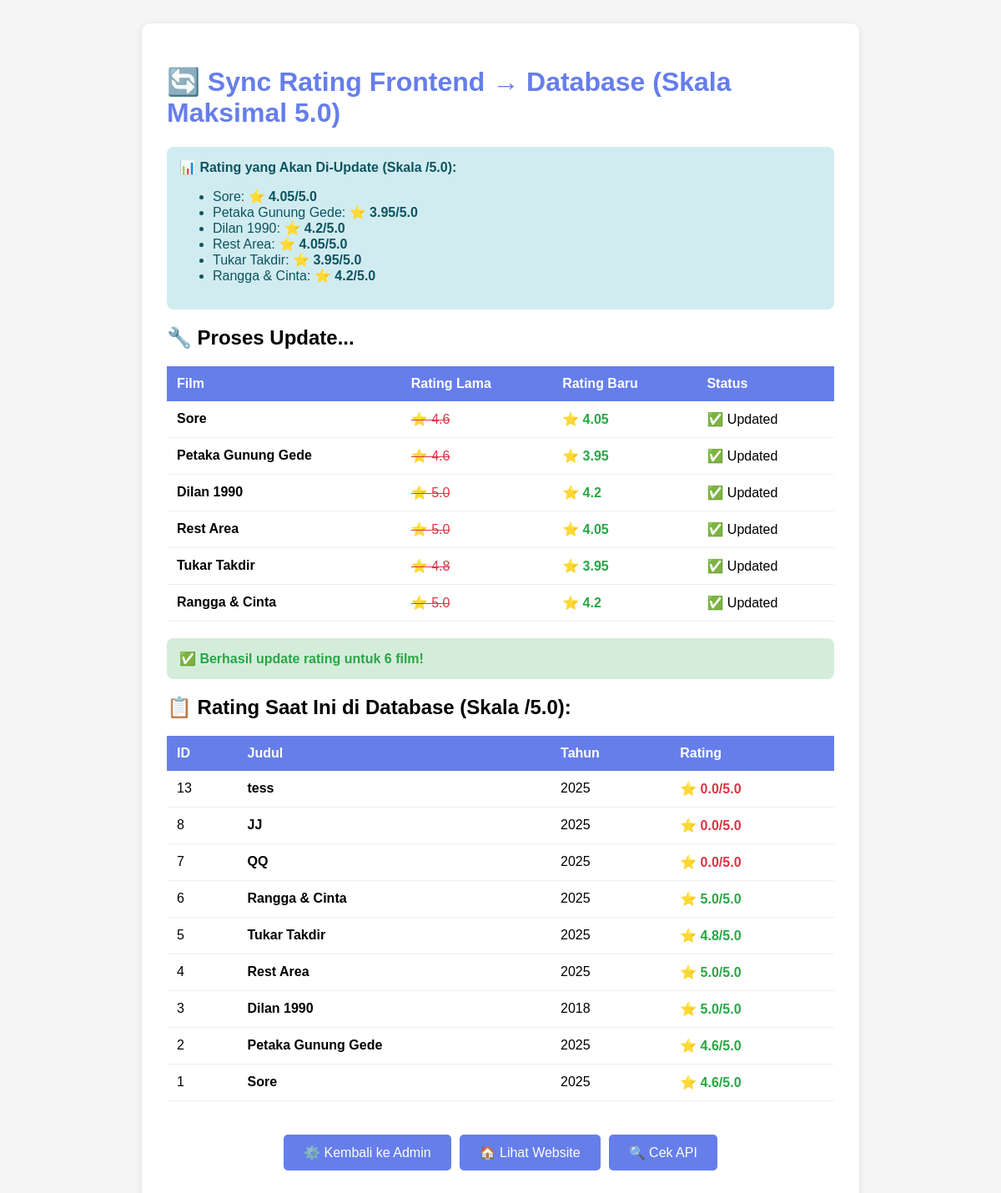
Screenshot of /sync_ratings.php with the database file from the repository.
### tables this page shows
CREATE TABLE `movies` (
  `id` int(11) NOT NULL,
  `title` varchar(200) NOT NULL,
  `original_title` varchar(200) DEFAULT NULL,
  `release_year` int(11) DEFAULT NULL,
  `duration` int(11) DEFAULT NULL COMMENT 'durasi dalam menit',
  `genre` varchar(100) DEFAULT NULL,
  `director` varchar(100) DEFAULT NULL,
  `cast` text DEFAULT NULL COMMENT 'JSON array atau comma separated',
  `synopsis` text DEFAULT NULL,
  `poster` varchar(255) DEFAULT NULL,
  `trailer_url` varchar(255) DEFAULT NULL,
  `average_rating` decimal(2,1) DEFAULT 0.0,
  `total_reviews` int(11) DEFAULT 0,
  `created_by` int(11) DEFAULT NULL,
  `created_at` timestamp NOT NULL DEFAULT current_timestamp(),
  `updated_at` timestamp NOT NULL DEFAULT current_timestamp() ON UPDATE current_timestamp()
);

### sync_ratings.php (the view, shortened to what this page needs)
<?php
$host = '127.0.0.1';
$dbname = 'movie_review_db';
$username = 'root';
$password = '';
try {
    $pdo = new PDO("mysql:host=$host;dbname=$dbname;charset=utf8mb4", $username, $password);
    $pdo->setAttribute(PDO::ATTR_ERRMODE, PDO::ERRMODE_EXCEPTION);
    echo "<div class='container'>";
    echo "<h1>🔄 Sync Rating Frontend → Database (Skala Maksimal 5.0)</h1>";
    $correctRatings = [
        'Sore' => 4.05,
        'Petaka Gunung Gede' => 3.95,
        'Dilan 1990' => 4.20,
        'Rest Area' => 4.05,
        'Tukar Takdir' => 3.95,
        'Rangga & Cinta' => 4.20
    ];
    echo "<div class='info'>";
    echo "<strong>📊 Rating yang Akan Di-Update (Skala /5.0):</strong><br>";
    echo "<ul>";
    foreach ($correctRatings as $title => $rating) {
        echo "<li>{$title}: <strong>⭐ {$rating}/5.0</strong></li>";
    }
    echo "</ul>";
    echo "</div>";
    $stmt = $pdo->prepare("UPDATE movies SET average_rating = :rating WHERE title = :title");
    echo "<h2>🔧 Proses Update...</h2>";
    echo "<table>";
    echo "<tr><th>Film</th><th>Rating Lama</th><th>Rating Baru</th><th>Status</th></tr>";
    $updated = 0;
    foreach ($correctRatings as $title => $rating) {
        $getStmt = $pdo->prepare("SELECT average_rating FROM movies WHERE title = :title");
        $getStmt->execute([':title' => $title]);
        $oldRating = $getStmt->fetchColumn();
        $stmt->execute([
            ':rating' => $rating,
            ':title' => $title
        ]);
        if ($stmt->rowCount() > 0) {
            echo "<tr>";
            echo "<td><strong>{$title}</strong></td>";
            echo "<td><span class='rating-old'>⭐ " . ($oldRating ?: '0.0') . "</span></td>";
            echo "<td><span class='rating-new'>⭐ {$rating}</span></td>";
            echo "<td>✅ Updated</td>";
            echo "</tr>";
            $updated++;
        }
    }
    echo "</table>";
    echo "<div class='success'>";
    echo "✅ Berhasil update rating untuk <strong>{$updated} film</strong>!";
    echo "</div>";
    echo "<h2>📋 Rating Saat Ini di Database (Skala /5.0):</h2>";
    $result = $pdo->query("SELECT id, title, release_year, average_rating FROM movies ORDER BY id DESC");
    $movies = $result->fetchAll();
    echo "<table>";
    echo "<tr><th>ID</th><th>Judul</th><th>Tahun</th><th>Rating</th></tr>";
    foreach ($movies as $movie) {
        $ratingColor = ($movie['average_rating'] >= 4.0) ? '#28a745' : (($movie['average_rating'] >= 3.5) ? '#ffc107' : '#dc3545');
        echo "<tr>";
        echo "<td>{$movie['id']}</td>";
        echo "<td><strong>{$movie['title']}</strong></td>";
        echo "<td>{$movie['release_year']}</td>";
        echo "<td style='color:{$ratingColor}; font-weight:bold;'>⭐ {$movie['average_rating']}/5.0</td>";
        echo "</tr>";
    }
    echo "</table>";
    echo "<div style='margin-top: 30px; text-align: center;'>";
    echo "<a href='admin.php' class='btn'>⚙️ Kembali ke Admin</a>";
    echo "<a href='index.html' class='btn'>🏠 Lihat Website</a>";
    echo "<a href='get_movies.php' class='btn' target='_blank'>🔍 Cek API</a>";
    echo "</div>";
    echo "</div>";
} catch (PDOException $e) {
    echo "<div class='container'>";
    echo "<h1 style='color:#dc3545;'>❌ Database Error</h1>";
    echo "<p>" . $e->getMessage() . "</p>";
    echo "</div>";
}
?>

### sync_ratings.php (style rules this page uses)
.container { max-width: 800px; margin: 0 auto; background: white; padding: 30px; border-radius: 10px; box-shadow: 0 2px 10px rgba(0,0,0,0.1); }
h1 { color: #667eea; }
.success { color: #28a745; font-weight: bold; padding: 15px; background: #d4edda; border-radius: 8px; margin: 10px 0; }
.info { color: #0c5460; background: #d1ecf1; padding: 15px; border-radius: 8px; margin: 10px 0; }
table { width: 100%; border-collapse: collapse; margin: 20px 0; }
th { background: #667eea; color: white; padding: 12px; text-align: left; }
td { padding: 12px; border-bottom: 1px solid #eee; }
.btn { background: #667eea; color: white; padding: 12px 24px; text-decoration: none; border-radius: 5px; display: inline-block; margin: 10px 5px; }
.rating-old { color: #dc3545; text-decoration: line-through; }
.rating-new { color: #28a745; font-weight: bold; }

### rows the page displays
movies: id "13", title "tess", release_year "2025", average_rating "0.0"
movies: id "8", title "JJ", release_year "2025", average_rating "0.0"
movies: id "7", title "QQ", release_year "2025", average_rating "0.0"
movies: id "6", title "Rangga & Cinta", release_year "2025", average_rating "5.0"
movies: id "5", title "Tukar Takdir", release_year "2025", average_rating "4.8"
movies: id "4", title "Rest Area", release_year "2025", average_rating "5.0"
movies: id "3", title "Dilan 1990", release_year "2018", average_rating "5.0"
movies: id "2", title "Petaka Gunung Gede", release_year "2025", average_rating "4.6"
movies: id "1", title "Sore", release_year "2025", average_rating "4.6"

### other values shown
$title "Sore"
$rating "4.05"
$title "Petaka Gunung Gede"
$rating "3.95"
$title "Dilan 1990"
$rating "4.2"
$title "Rest Area"
$title "Tukar Takdir"
$title "Rangga & Cinta"
$oldRating ?: '0.0' "4.6"
$oldRating ?: '0.0' "5.0"
$oldRating ?: '0.0' "4.8"
$updated "6"
